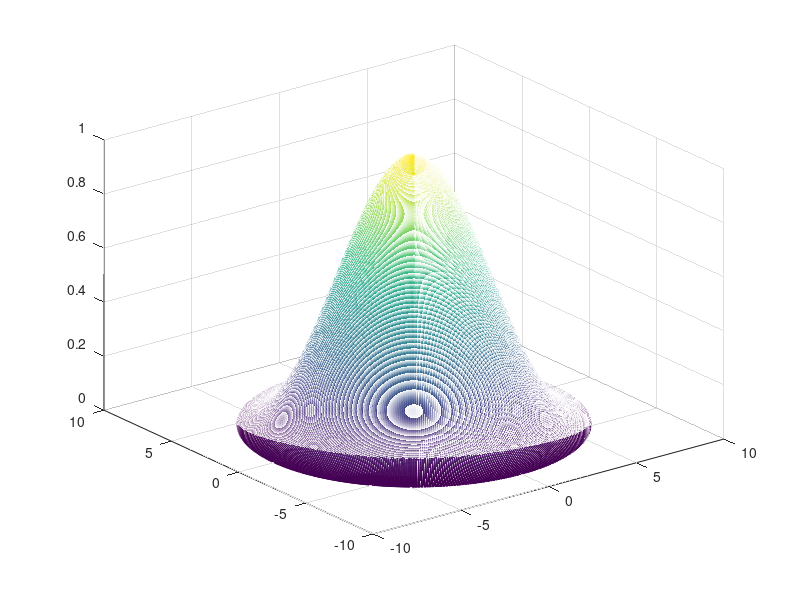
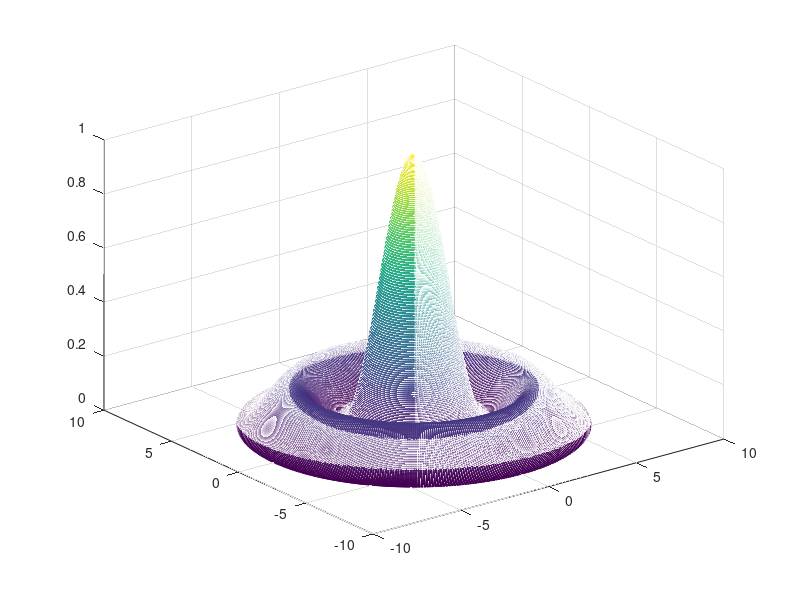
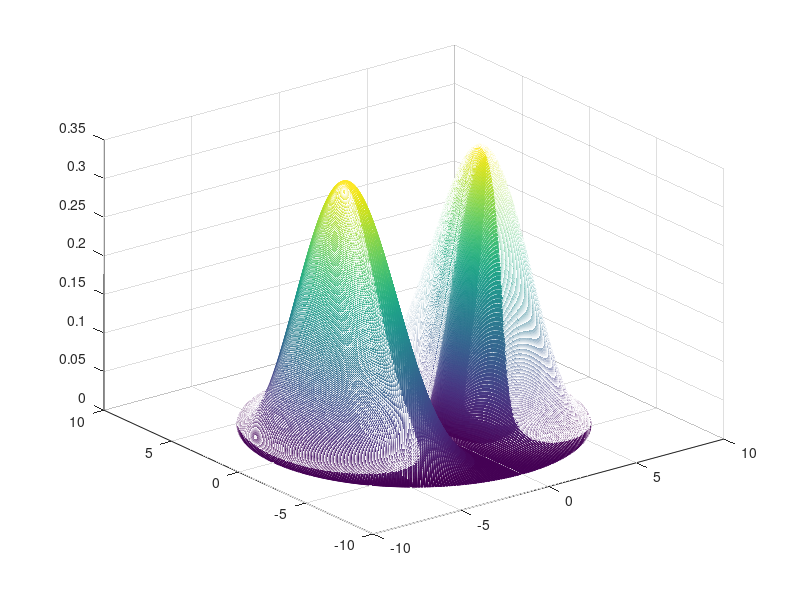
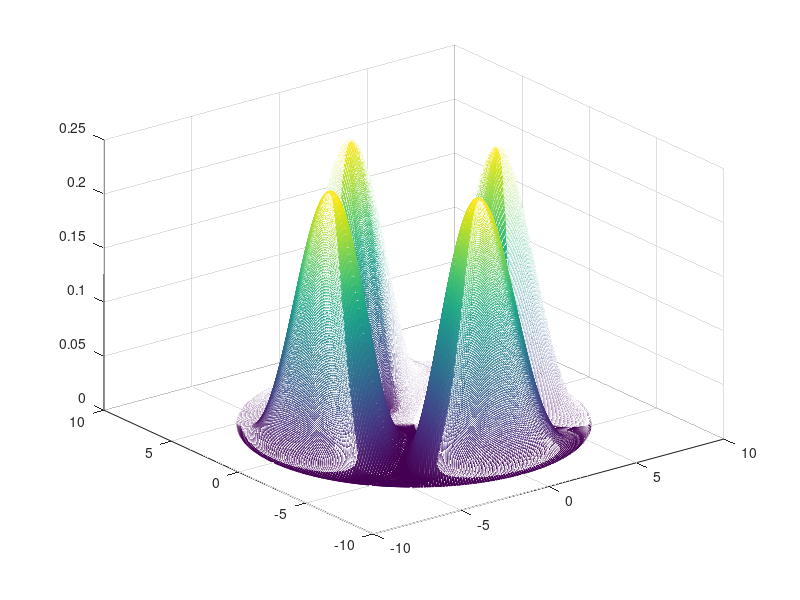

MATLAB code for these plots, in order:
%%LP modes , Calculate and draw
%Programmed by Ammar Rajab.
%Tishreen University , Latakia , Syria.

%%fiber attributes
%changre a , n1 ,n2 and lambda to change v and then run the script to get
%the LP modes that can pass through the fiber. 

a=8;    %diameter
n1=1.45;    %core
n2=1.4;     %cladding
lambda=8.11;

v=(pi*a/lambda)*sqrt(n1^2-n2^2);    %normalized freq
v=4;
%%mesh draw points r & phi
r=linspace(0,a,400);
phi=linspace(0,2*pi,400);
[r,phi]=meshgrid(r,phi);

%%calculate the modes
m0=[];m1=[];m2=[];
for x=1:10
    m0(end+1)=fzero(@(x)besselj(0,x),[x-1 x]*pi);
    if x*pi>v
        break;
    end
end

for x=1:10
    t=fzero(@(x)besselj(1,x),[x-1 x]*pi);
    if t>0
        m1(end+1)=t;
    end
    if x*pi>v
        break;
    end
end

for x=1:10
    t=fzero(@(x)besselj(2,x),[x-1 x]*pi);
    if t>0
        m2(end+1)=t;
    end
    if x*pi>v
        break;
    end
end


%%draw modes for m=0
for i=1:length(m0)
    z=besselj(0,m0(i)*r/a).*cos(0.*phi);
    x=r.*cos(phi);
    y=r.*sin(phi);
    figure
    mesh(x,y,z.^2);
end

%%draw modes for m=1
for i=1:length(m1)
    z=besselj(1,m1(i)*r/a).*cos(1.*phi);
    x=r.*cos(phi);
    y=r.*sin(phi);
    figure
    mesh(x,y,z.^2);
end

%%draw modes for m=2
for i=1:length(m2)
    z=besselj(2,m2(i)*r/a).*cos(2.*phi);
    x=r.*cos(phi);
    y=r.*sin(phi);
    figure
    mesh(x,y,z.^2);
end